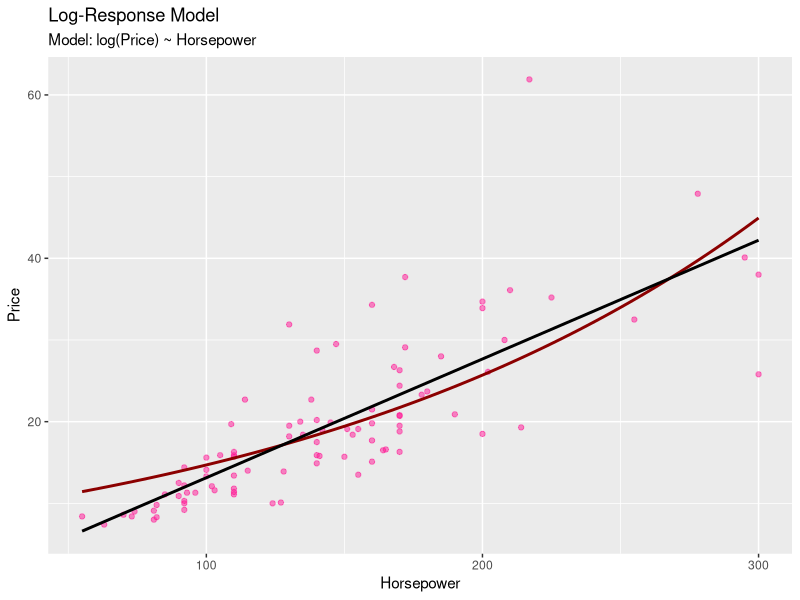

Generate this figure with R:
library(MASS)
data("Cars93")

# Linear model fit
log_model <- lm(log(Price) ~ Horsepower, data=Cars93)
summary(log_model)

# We get an estimate for horsepower to be 0.007
# This means that 1 unit in horsepower increases response by ~0.7%

# Let's try predicting
new_car <- data.frame(Horsepower = 200)
log_pred <- predict(log_model, newdata = new_car) # this gives log value
actual_price_pred <- exp(log_pred)

print(paste("Predicted Price:", round(actual_price_pred, 2)))
print(paste("Log Prediction:", round(log_pred, 2)))

# Visualizing this model
library(ggplot2)

ggplot(Cars93, aes(x = Horsepower, y = Price)) +
  geom_point(color = "deeppink", alpha = 0.5) +
  stat_smooth(method = "glm", # This is the log fitted model
              formula = y ~ x, 
              method.args = list(family = gaussian(link = "log")), 
              color = "darkred",
              se=FALSE) +
  geom_smooth(method="lm", color="black", se=FALSE, alpha=0.4) + # This generates the straight model
  labs(title = "Log-Response Model",
       subtitle = "Model: log(Price) ~ Horsepower")

# NOTE: This was taken from the middle of chapter 03 and not from the Labs.
# There is not much difference between using stat_smooth and geom_smooth; stat_smooth is just the
# convention when we're doing statistics "on the fly"
# Using geom_smooth would give the same result.

